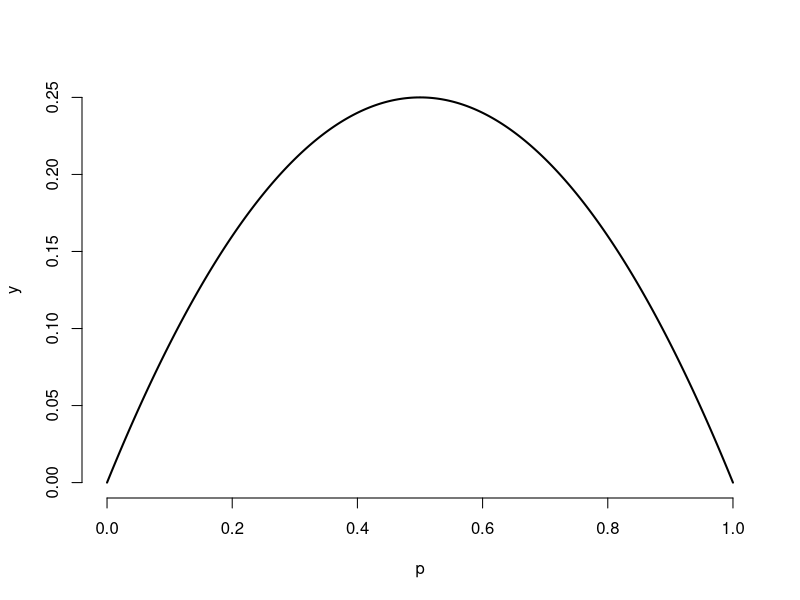

Recreate this plot in R.
### Variance

### Binomial variance

p <- seq(0, 1, length = 1000)
y <- p * (1 - p)
plot(p, y, type = 'l', lwd = 2, frame = FALSE)

### Standard deviation of a sample of standard normals

nosim <- 1000
n <- 10
mat <- matrix(rnorm(nosim * n), nosim)
sd1 <- sd(apply(mat, 1, mean))
sd2 <- 1 / sqrt(n)
cat('sd1 =', sd1, '\n')
cat('sd2 =', sd2, '\n')
